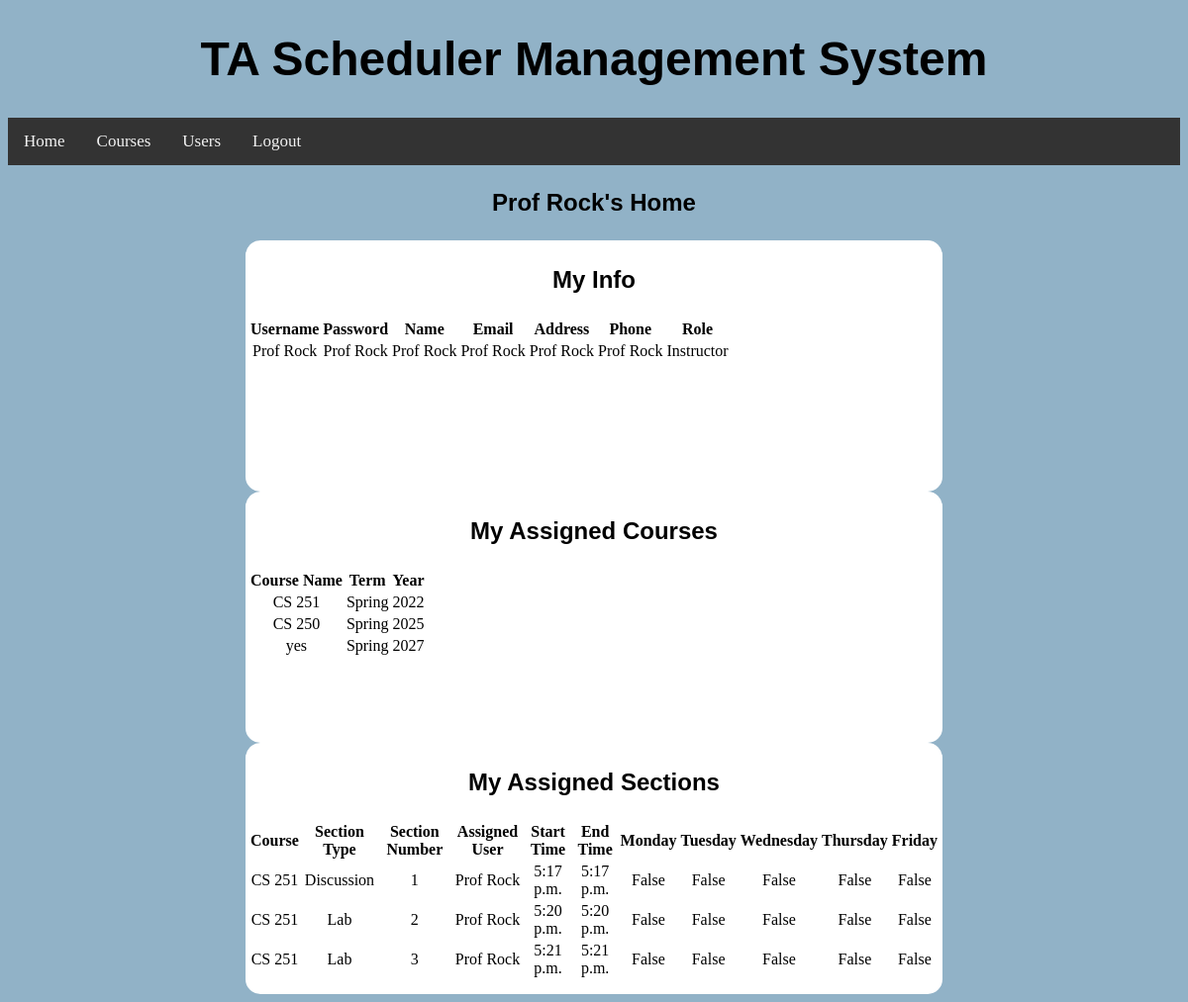
/home/ (signed in), run on an earlier commit of the app's database.
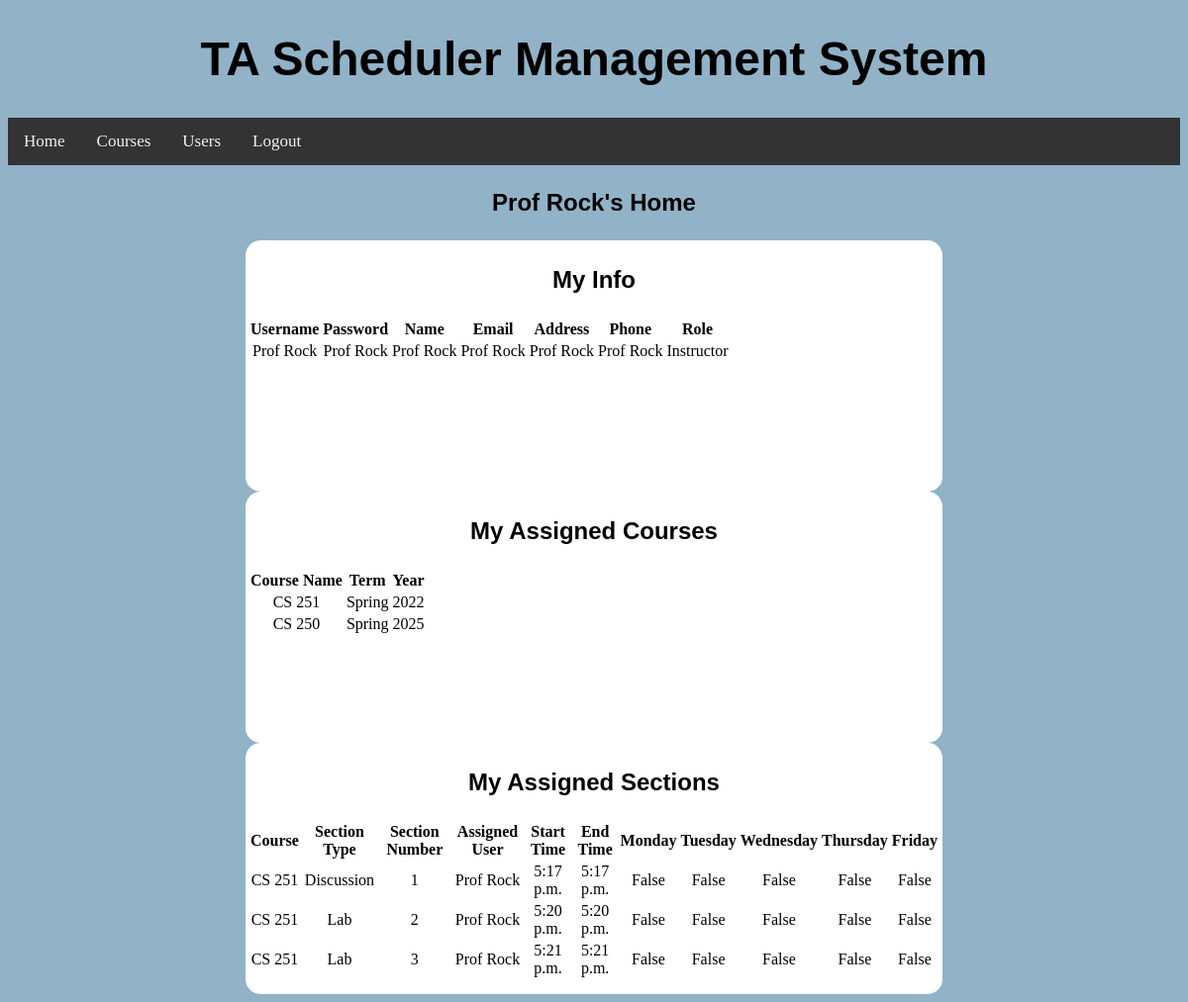
And on a later commit of the database.
### BackendWork/models.py (models this page shows, shortened)
class ClassList(models.Model):
    TERM_CHOICES = (('Summer', 'SUMMER'), ('Fall', 'FALL'), ('Winter', 'WINTER'), ('Spring', 'SPRING'))
    name = models.CharField(max_length=20, unique=True)
    term = models.CharField(max_length=30, choices=TERM_CHOICES, default='Fall')
    year = models.IntegerField(default=2022)
    def __str__(self):
        return self.name

class Section(models.Model):
    SCHEDULE_CHOICES = (('Sunday', 'SUNDAY'), ('Monday', 'MONDAY'), ('Tuesday', 'TUESDAY'), ('Wednesday', 'WEDNESDAY'), ('Thursday', 'THURSDAY'), ('Friday', 'FRIDAY'), ('Saturday', 'SATURDAY'))
    SECTION_TYPE_CHOICES = (('Discussion', 'DISCUSSION'), ('Lab', 'LAB'), ('Lecture', 'LECTURE'))
    Class = models.ForeignKey(ClassList, on_delete=models.SET_NULL, null=True)
    assignedUser = models.ForeignKey(MyUser, on_delete=models.SET_NULL, null=True, blank=True)
    sectionNumber = models.IntegerField(default=0)
    sectionType = models.CharField(max_length=30, choices=SECTION_TYPE_CHOICES, default='Discussion')
    monday = models.BooleanField(default=False)
    tuesday = models.BooleanField(default=False)
    wednesday = models.BooleanField(default=False)
    thursday = models.BooleanField(default=False)
    friday = models.BooleanField(default=False)
    startTime = models.TimeField(default=time(0,0,0))
    endTime = models.TimeField(default=time(0,0,0))

class MyUser(models.Model):
    ROLE_CHOICES = (('Teaching Assistant', 'TEACHING_ASSISTANT'), ('Instructor', 'INSTRUCTOR'), ('Admin', 'ADMIN'))
    username = models.CharField(max_length=20, unique=True)
    password = models.CharField(max_length=20)
    name = models.CharField(max_length=20)
    email = models.CharField(max_length=20)
    address = models.CharField(max_length=72)
    phone = models.CharField(max_length=10)
    role = models.CharField(max_length=30, choices=ROLE_CHOICES, default='Teaching Assistant')
    assignedClasses = models.ManyToManyField(ClassList, null=True, blank=True)
    def __str__(self):
        return self.username

### BackendWork/views.py (the view)
# urls.py: 2. Add a URL to urlpatterns:  path('', Home.as_view(), name='home')
class Home(View):
    def get(self, request):
        try:
            request.session["user"]
        except:
            return redirect("/")
        return render(request, "home.html", {'sessionUser': MyUser.objects.get(username=request.session["user"]),
                                             'courses': MyUser.objects.get(username=request.session["user"]).assignedClasses.all(),
                                             'sections': Section.objects.filter(assignedUser=MyUser.objects.get(username=request.session["user"]))})

### templates/home.html (shortened to what this page needs)
<!DOCTYPE html>
{% load static %}
<html lang="en">
<head>
    <link rel="stylesheet" type="text/css" href="{% static 'css\home.css' %}"/>
</head>
<div class="navContainer">
    <header class="header">
        <h1><a>TA Scheduler Management System</a></h1>
    </header>
    <div class="navigation">
        <li><a href="/home/">Home</a></li>
        <li><a href="/courses/">Courses</a></li>
        <li><a href="/users/">Users</a></li>
        <li><a href="/">Logout</a></li>
    </div>
</div>
<body>
<p class="header">{{ sessionUser.username }}'s Home</p>
<div class="container">
    <p class=header>My Info</p>
    <div class="containerbox">
        <table>
            <tr>
                <th>Username</th>
                <th>Password</th>
                <th>Name</th>
                <th>Email</th>
                <th>Address</th>
                <th>Phone</th>
                <th>Role</th>
            </tr>
            <tr>
                <td>{{ sessionUser.username }}</td>
                <td>{{ sessionUser.password }}</td>
                <td>{{ sessionUser.name }}</td>
                <td>{{ sessionUser.email }}</td>
                <td>{{ sessionUser.address }}</td>
                <td>{{ sessionUser.phone }}</td>
                <td>{{ sessionUser.role }}</td>
            </tr>
        </table>
    </div>
</div>
<div class="container">
    <p class=header>My Assigned Courses</p>
    <div class="containerbox">
        <table>
            <tr>
                <th>Course Name</th>
                <th>Term</th>
                <th>Year</th>
            </tr>
                {% for i in courses %}
                    <tr><td>{{ i.name }}</td>
                    <td>{{ i.term }}</td>
                    <td>{{ i.year }}</td></tr>
                {% endfor %}
        </table>
    </div>
</div>
<div class="container">
    <p class=header>My Assigned Sections</p>
    <div class="containerbox">
        <table>
            <tr>
                <th>Course</th>
                <th>Section Type</th>
                <th>Section Number</th>
                <th>Assigned User</th>
                <th>Start Time</th>
                <th>End Time</th>
                <th>Monday</th>
                <th>Tuesday</th>
                <th>Wednesday</th>
                <th>Thursday</th>
                <th>Friday</th>
            </tr>
                {% for i in sections %}
                    <tr>
                    <td>{{ i.Class }}</td>
                    <td>{{ i.sectionType }}</td>
                    <td>{{ i.sectionNumber }}</td>
                    <td>{{ i.assignedUser }}</td>
                    <td>{{ i.startTime }}</td>
                    <td>{{ i.endTime }}</td>
                    <td>{{ i.monday }}</td>
                    <td>{{ i.tuesday }}</td>
                    <td>{{ i.wednesday }}</td>
                    <td>{{ i.thursday }}</td>
                    <td>{{ i.friday }}</td>
                    </tr>
                {% endfor %}
        </table>
    </div>
</div>
</body>
</html>

What changed in the data, as far as the page shows it:
removed ClassList: name "yes", term "Spring", year "2027"
